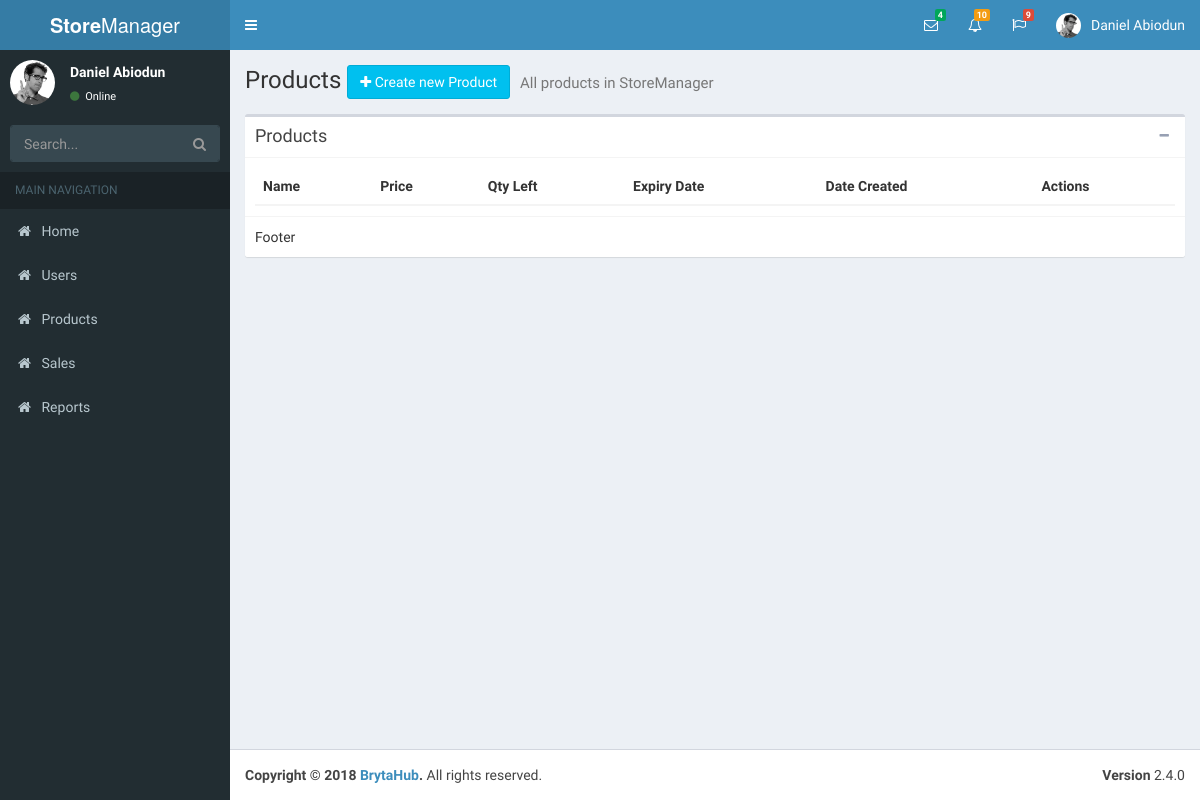
The page /products.php on the database as committed earlier.
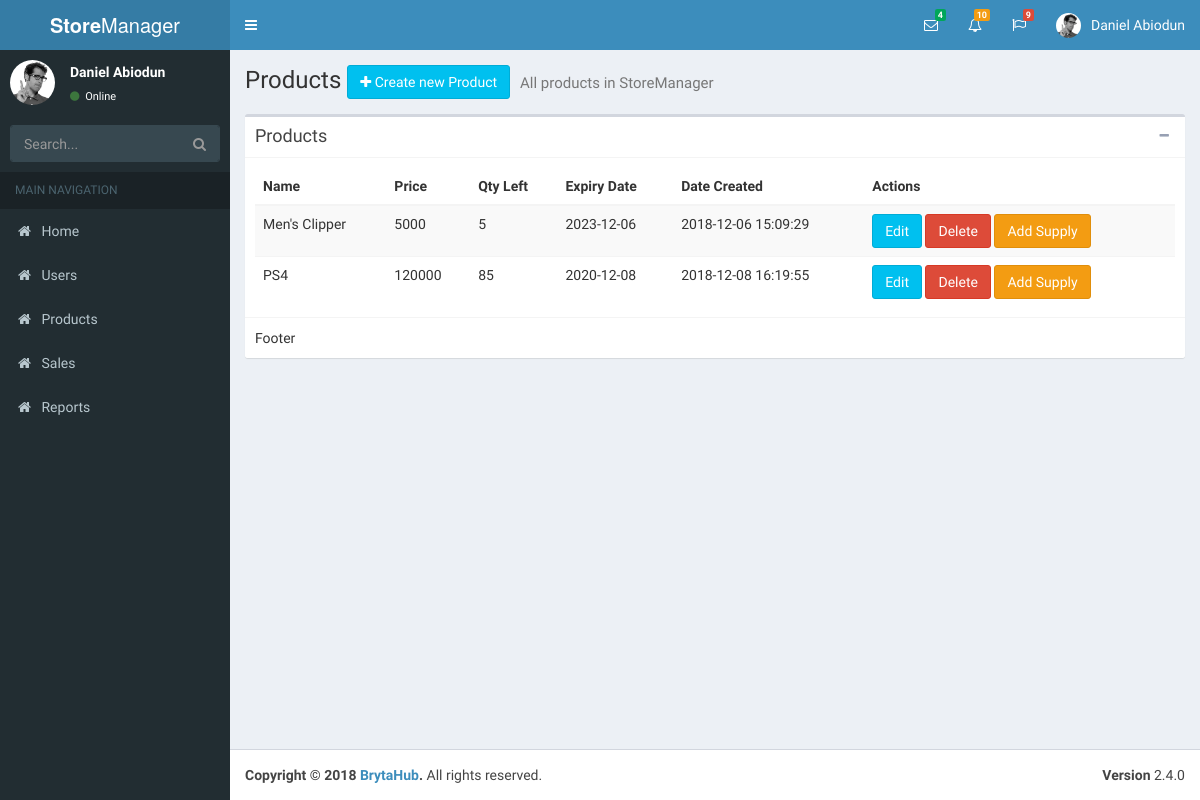
The same page on the database as committed later.
### tables this page shows
CREATE TABLE `products` (
  `id` int(10) UNSIGNED NOT NULL,
  `name` varchar(50) NOT NULL,
  `price` double NOT NULL,
  `picture` varchar(50) DEFAULT NULL,
  `description` text,
  `qty_left` int(11) NOT NULL,
  `date_created` timestamp NOT NULL DEFAULT CURRENT_TIMESTAMP,
  `expiry_date` date DEFAULT NULL,
  `created_by` int(11) DEFAULT NULL,
  `date_updated` timestamp NOT NULL DEFAULT CURRENT_TIMESTAMP ON UPDATE CURRENT_TIMESTAMP
);

### products.php (the view, shortened to what this page needs)
<?php require_once 'config/connect_db.php'; ?>
<?php
$sql = "SELECT * FROM products";
if ($result = mysqli_query($conn, $sql)) {
  $total_products = mysqli_num_rows($result);
} else {
  $error_msg = "Error fetching products from database";
}
?>
<!DOCTYPE html>
<html>
<head>
  <?php include('partials/styles.php') ?>
</head>
<body class="hold-transition skin-blue sidebar-mini">
<div class="wrapper">
  <?php include('partials/header.php'); ?>
  <?php include('partials/aside.php'); ?>
  <div class="content-wrapper">
    <section class="content-header">
      <h1>
        Products
        <a href="create_product.php" class="btn btn-info">
          <i class="fa fa-plus"></i>
        Create new Product
      </a>
        <small>All products in StoreManager</small>
      </h1>
    </section>
    <section class="content">
      <div class="box">
        <div class="box-header with-border">
          <h3 class="box-title">Products</h3>
          <div class="box-tools pull-right">
            <button type="button" class="btn btn-box-tool" data-widget="collapse" data-toggle="tooltip"
                    title="Collapse">
              <i class="fa fa-minus"></i></button>
          </div>
        </div>
        <div class="box-body">
          <table class="table table-striped">
            <thead>
              <tr>
                <th>Name</th>
                <th>Price</th>
                <th>Qty Left</th>
                <th>Expiry Date</th>
                <th>Date Created</th>
                <th>Actions</th>
              </tr>
            </thead>
            <tbody>
              <?php while ($product = mysqli_fetch_array($result)) {
                echo "<tr>";
                  echo "<td>" . $product['name'] .   "</td>";
                  echo "<td>" . $product['price'] . "</td>";
                  echo "<td>" . $product['qty_left'] . "</td>";
                  echo "<td>" . $product['expiry_date'] . "</td>";
                  echo "<td>" . $product['date_created'] . "</td>";
                  echo "<td>
                          <a class='btn btn-info' href='edit_product.php?id=".$product['id']."'>Edit</a>
                          <a class='btn btn-danger' href='delete_product.php?id=".$product['id']."'>Delete</a>
                          <a class='btn btn-warning' href='supply_product.php?id=".$product['id']."'>Add Supply</a>
                        </td>";
                echo "</tr>";
              } ?>
            </tbody>
          </table>
        </div>
        <div class="box-footer">
          Footer
        </div>
      </div>
    </section>
  </div>
  <?php include('partials/footer.php'); ?>
</div>
</body>
</html>

### partials/styles.php (shortened to what this page needs)
<link rel="stylesheet" href="bower_components/bootstrap/dist/css/bootstrap.min.css">
<link rel="stylesheet" href="bower_components/font-awesome/css/font-awesome.min.css">
<link rel="stylesheet" href="bower_components/Ionicons/css/ionicons.min.css">
<link rel="stylesheet" href="dist/css/AdminLTE.min.css">
<link rel="stylesheet" href="dist/css/skins/_all-skins.min.css">

### partials/header.php (shortened to what this page needs)
<header class="main-header">
    <a href="index.php" class="logo">
      <span class="logo-lg"><b>Store</b>Manager</span>
    </a>
    <nav class="navbar navbar-static-top">
      <a href="#" class="sidebar-toggle" data-toggle="push-menu" role="button">
      </a>
      <div class="navbar-custom-menu">
        <ul class="nav navbar-nav">
          <li class="dropdown messages-menu">
            <a href="#" class="dropdown-toggle" data-toggle="dropdown">
              <i class="fa fa-envelope-o"></i>
              <span class="label label-success">4</span>
            </a>
          </li>
          <li class="dropdown notifications-menu">
            <a href="#" class="dropdown-toggle" data-toggle="dropdown">
              <i class="fa fa-bell-o"></i>
              <span class="label label-warning">10</span>
            </a>
          </li>
          <li class="dropdown tasks-menu">
            <a href="#" class="dropdown-toggle" data-toggle="dropdown">
              <i class="fa fa-flag-o"></i>
              <span class="label label-danger">9</span>
            </a>
          </li>
          <li class="dropdown user user-menu">
            <a href="#" class="dropdown-toggle" data-toggle="dropdown">
              <img src="dist/img/user2-160x160.jpg" class="user-image" alt="User Image">
              <span class="hidden-xs">Daniel Abiodun</span>
            </a>
          </li>
        </ul>
      </div>
    </nav>
  </header>

### partials/aside.php
<aside class="main-sidebar">
    <section class="sidebar">
      <div class="user-panel">
        <div class="pull-left image">
          <img src="dist/img/user2-160x160.jpg" class="img-circle" alt="User Image">
        </div>
        <div class="pull-left info">
          <p>Daniel Abiodun</p>
          <a href="#"><i class="fa fa-circle text-success"></i> Online</a>
        </div>
      </div>
      <form action="#" method="get" class="sidebar-form">
        <div class="input-group">
          <input type="text" name="q" class="form-control" placeholder="Search...">
          <span class="input-group-btn">
                <button type="submit" name="search" id="search-btn" class="btn btn-flat"><i class="fa fa-search"></i>
                </button>
              </span>
        </div>
      </form>
      <ul class="sidebar-menu" data-widget="tree">
        <li class="header">MAIN NAVIGATION</li>
        <li><a href="index.php"><i class="fa fa-home"></i> <span>Home</span></a></li>
        <li><a href="users.php"><i class="fa fa-home"></i> <span>Users</span></a></li>
        <li><a href="products.php"><i class="fa fa-home"></i> <span>Products</span></a></li>
        <li><a href="sales.php"><i class="fa fa-home"></i> <span>Sales</span></a></li>
        <li><a href="reports.php"><i class="fa fa-home"></i> <span>Reports</span></a></li>
      </ul>
    </section>
  </aside>

### partials/footer.php
<footer class="main-footer">
    <div class="pull-right hidden-xs">
      <b>Version</b> 2.4.0
    </div>
    <strong>Copyright &copy; <?php echo date('Y') ?> <a href="https://storemanager.io">BrytaHub</a>.</strong> All rights
    reserved.
  </footer>

Rows that differ between the two databases and show on the page:
added products: name "Men's Clipper", price "5000", qty_left "5", expiry_date "2023-12-06", date_created "2018-12-06 15:09:29"
added products: name "PS4", price "120000", qty_left "85", expiry_date "2020-12-08", date_created "2018-12-08 16:19:55"
